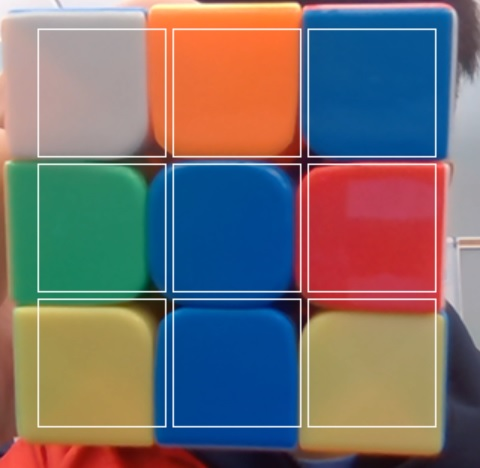
#> input picture Colour-Detection/1.jpg, 480 x 468 px, given in place of video, which was not available
$ python colour_sensing.py
#> lines starting #> are read from the running program, lines starting #| are printed output that depends on the picture; after the words box and inside, x2 and y2 are one past the last pixel; in counts of white or black regions, pixels touching at a corner belong together; pictures that were not available may be replaced by others from this repository, and a replacement may not be noted
import cv2
import numpy as np
from imutils import contours

url = 'https://192.168.137.210:8080/'
# feed = cv2.VideoCapture(0, cv2.CAP_DSHOW)
# feed.open(0)

feed = cv2.VideoCapture(url+'video')
FEED_WIDTH = int(feed.get(3))
FEED_HEIGHT = int(feed.get(4))

squares1 = [[(0, 0) for i in range(2)] for y in range(9)]
squares2 = [[(0, 0) for i in range(2)] for y in range(9)]
outputColours = ["" for i in range(6)]
canvas = np.zeros(shape=[250, 300, 3], dtype=np.uint8)

file = open("calib.txt", "r")
#> (reads Colour-Detection/calib.txt from the repository)
colourValues = []
for i in range(7):
    if (i == 0):
        file.readline()
        continue
    line = list(map(float, file.readline().strip().split(" ")))
    row = []
    maxVal = []
    maxVal.append(line[0])
    maxVal.append(line[1])
    maxVal.append(line[2])

    minVal = []
    minVal.append(line[3])
    minVal.append(line[4])
    minVal.append(line[5])

    row.append(minVal)
    row.append(maxVal)
    colourValues.append(row)

for i in range(9):
    squares1[i][0] = (150 + (i % 3) * 90, 100 + (i // 3) * 90)
    squares1[i][1] = (235 + (i % 3) * 90, 185 + (i // 3) * 90)
    squares2[i][0] = (80 + (i % 3) * 45, 50 + (i // 3) * 45)
    squares2[i][1] = (120 + (i % 3) * 45, 90 + (i // 3) * 45)

OFFSET = squares1[0][0]

cv2.namedWindow('Feed', cv2.WINDOW_AUTOSIZE)
cv2.moveWindow('Feed', 0, 0)
cv2.namedWindow('Mask', cv2.WINDOW_AUTOSIZE)
cv2.moveWindow('Mask', FEED_WIDTH, 0)
cv2.namedWindow('Cube', cv2.WINDOW_AUTOSIZE)
cv2.moveWindow('Cube', FEED_WIDTH, 300)


# [58 lines left out: functions findcolour, num2colour, colour2bgr, getsidenum, not called in this run]


while 1:
    # Capture frame-by-frame
    (ret, frame) = feed.read()
#> frame is the input picture: shape (468, 480, 3); mean B, G, R 111.8, 111.5, 119.8
    # frame = cv2.flip(frame,1) #mirror the stream

    # Draw the nine squares to align the cube
    for i in range(9):
        cv2.rectangle(frame, squares1[i][0], squares1[i][1], (255, 255, 255), 1)
        cv2.rectangle(canvas, squares2[i][0], squares2[i][1], (255, 255, 255), 1)
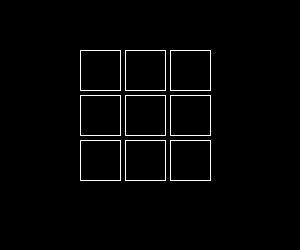
#> canvas: shape (250, 300, 3); 1.9% white in thin lines or dots, all inside (x1, y1, x2, y2) = (80, 50, 211, 181)
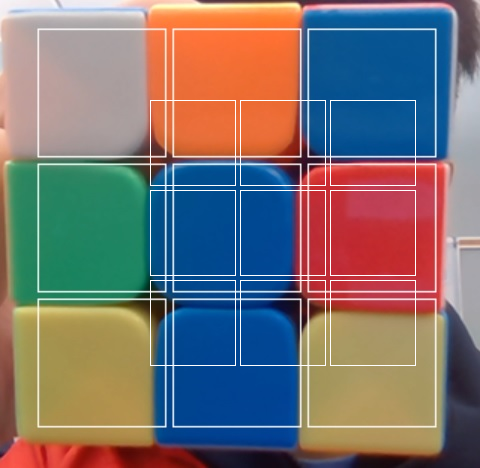
#> frame: shape (468, 480, 3); 1.36% of pixels changed, all inside (x1, y1, x2, y2) = (150, 100, 416, 366)

    colourMask = [0 for i in range(6)]
    framehsv = cv2.cvtColor(frame, cv2.COLOR_BGR2HSV)
#> framehsv: shape (468, 480, 3); mean H, S, V 72.6, 150.9, 166.6
    colourMask[0] = cv2.inRange(framehsv, (colourValues[5][0][0], colourValues[5][0][1], colourValues[5][0][2]), (colourValues[5][1][0], colourValues[5][1][1], colourValues[5][1][2]))  # yellow
    colourMask[1] = cv2.inRange(framehsv, (colourValues[0][0][0], colourValues[0][0][1], colourValues[0][0][2]), (colourValues[0][1][0], colourValues[0][1][1], colourValues[0][1][2]))  # white
    colourMask[2] = cv2.inRange(framehsv, (colourValues[2][0][0], colourValues[2][0][1], colourValues[2][0][2]), (colourValues[2][1][0], colourValues[2][1][1], colourValues[2][1][2]))  # blue
    colourMask[3] = cv2.inRange(framehsv, (colourValues[3][0][0], colourValues[3][0][1], colourValues[3][0][2]), (colourValues[3][1][0], colourValues[3][1][1], colourValues[3][1][2]))  # orange
    colourMask[4] = cv2.inRange(framehsv, (colourValues[4][0][0], colourValues[4][0][1], colourValues[4][0][2]), (colourValues[4][1][0], colourValues[4][1][1], colourValues[4][1][2]))  # green
    colourMask[5] = cv2.inRange(framehsv, (colourValues[1][0][0], colourValues[1][0][1], colourValues[1][0][2]), (colourValues[1][1][0], colourValues[1][1][1], colourValues[1][1][2]))  # red

    mask = colourMask[0]
#> mask: shape (468, 480); every value is 0
    for i in range(6):
        mask = cv2.bitwise_or(mask, colourMask[i])
#> this loop made 6 passes
#> pass 2, `mask = cv2.bitwise_or(mask, colourMask[i])`:
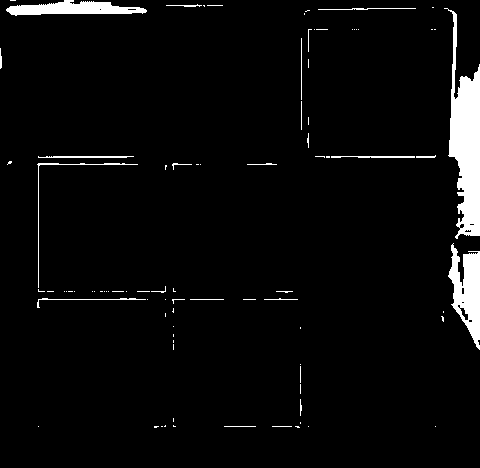
#> mask: shape (468, 480); 4.1% white; 88 white regions (64 under 20 px), largest, box (x1, y1, x2, y2) and area: (444, 8, 480, 239) 4164, (448, 243, 480, 350) 1907, (6, 0, 147, 16) 1364
#> pass 3, `mask = cv2.bitwise_or(mask, colourMask[i])`:
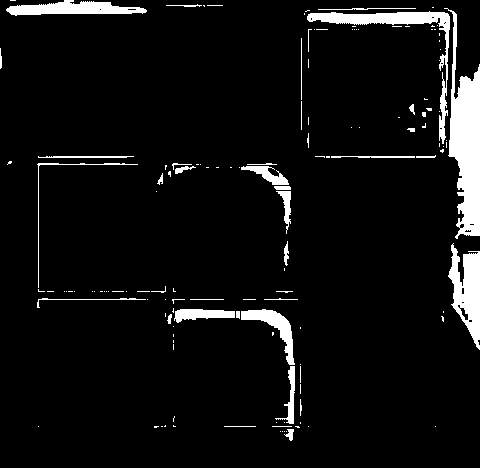
#> mask: shape (468, 480); 6.3% white; 139 white regions (100 under 20 px), largest, box (x1, y1, x2, y2) and area: (444, 8, 480, 239) 4164, (307, 11, 450, 144) 2054, (448, 243, 480, 350) 1907
#> after the loop:
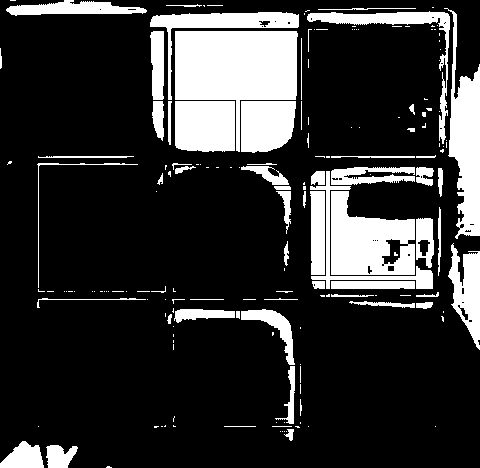
#> mask: shape (468, 480); 19.7% white; 173 white regions (109 under 20 px), largest, box (x1, y1, x2, y2) and area: (175, 31, 298, 152) 8624, (331, 191, 415, 275) 4827, (444, 8, 480, 239) 4164

    mask = mask[OFFSET[1]:365, OFFSET[0]:415]  # Crop the mask
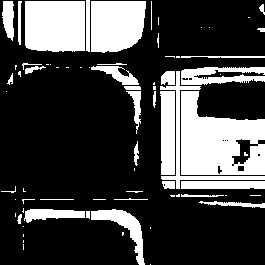
#> mask: shape (265, 265); 26.4% white; 73 white regions (37 under 20 px)
    cntsUnfiltered = cv2.findContours(mask, cv2.RETR_EXTERNAL, cv2.CHAIN_APPROX_SIMPLE)
#> cntsUnfiltered = 72 contours, 47 with area under 20; largest, box (x1, y1, x2, y2) and area: (181, 91, 265, 175) 5008, (25, 1, 85, 52) 2880, (91, 1, 146, 53) 2446, (160, 91, 175, 175) 1080, (181, 67, 265, 85) 853
    cntsUnfiltered = cntsUnfiltered[0] if len(cntsUnfiltered) == 2 else cntsUnfiltered[1]

    cnts = []
    for i in range(len(cntsUnfiltered)):
        if cv2.contourArea(cntsUnfiltered[i]) > 3000 and cv2.contourArea(cntsUnfiltered[i]) < 8000:
            cnts.append(cntsUnfiltered[i])
#> this loop made 72 passes
#> after the loop, cnts = 1 contour; box (x1, y1, x2, y2) and area: (181, 91, 265, 175) 5008

    # Sort all contours from top-to-bottom or bottom-to-top
    cnts = sorted(cnts, key=cv2.contourArea, reverse=True)[:9]  # Sort 9 largest contours
    if len(cnts) > 0:
        (cnts, _) = contours.sort_contours(cnts, method="top-to-bottom")

    # Take each row of 3 and sort from left-to-right or right-to-left
    cube_rows = []
    row = []
    for (i, c) in enumerate(cnts, 1):
        row.append(c)
        if i % 3 == 0:
            (cnts, _) = contours.sort_contours(row, method="left-to-right")
            cube_rows.append(cnts)
            row = []
#> this loop made 1 pass
#> i on pass 1: 1
#> after the loop, cube_rows = []

    # Print the bounding rectangles and number them
    number = 0
    for row in cube_rows:
        for c in row:
            x, y, w, h = cv2.boundingRect(c)
            cv2.rectangle(frame, (x + OFFSET[0], y + OFFSET[1]), (x + w + OFFSET[0], y + h + OFFSET[1]), (36, 255, 12),
                          2)
            cv2.putText(frame, "#{}".format(number + 1), (x + OFFSET[0], y + OFFSET[1] - 5), cv2.FONT_HERSHEY_SIMPLEX,
                        0.7, (255, 255, 255), 2)
            number += 1
            if number > 9:
                break
        if number > 9:
            break
#> this loop made 0 passes
#> after the loop, number = 0

    coloursOnOneFace = ""
    if cv2.waitKey(10) == ord('\r'): # enter
#> (key Esc is pressed here)
        num = 1
        for row in cube_rows:
            for c in row:
                x, y, w, h = cv2.boundingRect(c)
                colourLetter = num2colour(findcolour(x + OFFSET[0], y + OFFSET[1], w, h))
                strcolour = colour2bgr(colourLetter)
                cv2.rectangle(canvas, squares2[num - 1][0], squares2[num - 1][1], strcolour, -1)
                coloursOnOneFace += colourLetter
                num += 1
            if num > 9:
                break
    elif cv2.waitKey(10) & 0xFF == 27:  # Escape key
#> (key Esc is pressed here)
        break

    # If all 9 squares of a face are detected
    if len(coloursOnOneFace) == 9:
        outputColours[getsidenum(coloursOnOneFace[4])] = coloursOnOneFace  # index determined by the centre piece

    # Display the HSV value of the centre of the screen at the top of the screen
    colourHSV = framehsv[int(FEED_HEIGHT/2)-4, int(FEED_WIDTH/2)-38]
    cv2.rectangle(frame, (0, 0), (140, 30), (255, 255, 255), -1)
    cv2.circle(frame, (int(FEED_WIDTH/2)-38, int(FEED_HEIGHT/2)-4), 5, (255, 255, 255), 2)
    cv2.putText(frame, str(colourHSV), (10, 20), cv2.FONT_HERSHEY_PLAIN, 0.9, 0)

    # Output the image
    cv2.imshow('Feed', frame)
    cv2.imshow('Mask', mask)
    cv2.imshow('Cube', canvas)

# Print the colours of the sides
for i in range(6):
    print(outputColours[i])

# When everything done, release the capture
feed.release()
cv2.destroyAllWindows()
